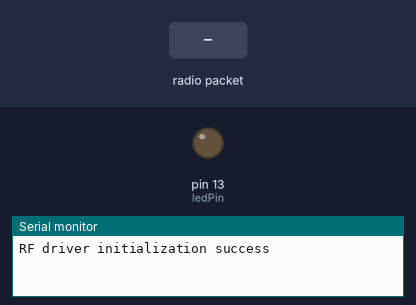
The sketch below on a simulated Arduino Uno, built with avr-gcc and run on an emulated ATmega328P. Parts: output pins drawn as LEDs (lit = HIGH), the last lines printed to the serial monitor. The test bench sets the inputs (shaded band). No radio packets arrive unless stated.

Above: at 1.2 s.
1.3 s: radio packet "0" arrives
At 2.0 s:
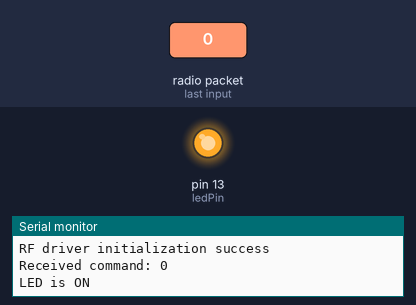
2.8 s: radio packet "1" arrives
At 3.4 s:
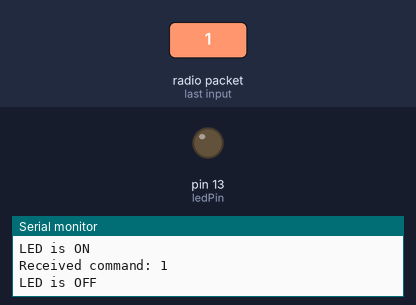
Timing chart, 0 to 5.8 s (numbered marks = the images above; inputs shaded):
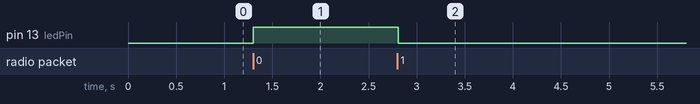

Measured:
- after the input at 1.3 s, pin 13 (ledPin): LOW → HIGH at once
- after the input at 2.8 s, pin 13 (ledPin): HIGH → LOW at once

The sketch:

Arduino_NANO_receiver.ino
```cpp
#include <RH_ASK.h>

RH_ASK rfDriver;

const int ledPin = 13; // Change this to the pin where your LED is connected

void setup() {
    Serial.begin(115200);
    pinMode(ledPin, OUTPUT);
    if (!rfDriver.init())
        Serial.println("RF driver initialization failed");
    Serial.println("RF driver initialization success");


}

void loop() {
    uint8_t buf[RH_ASK_MAX_MESSAGE_LEN];
    uint8_t buflen = sizeof(buf);

    if (rfDriver.recv(buf, &buflen)) {
        // Message received successfully
        char command = buf[0];

        Serial.print("Received command: ");
        Serial.println(command);

        sendCommandToLED(command);
    }

    delay(10);
}

void sendCommandToLED(char command) {
    if (command == '0') {
        // 'on' command received
        digitalWrite(ledPin, HIGH);
        Serial.println("LED is ON");
    } else if (command == '1') {
        // 'off' command received
        digitalWrite(ledPin, LOW);
        Serial.println("LED is OFF");
    } else {
        Serial.println("Invalid command");
    }
}
```
